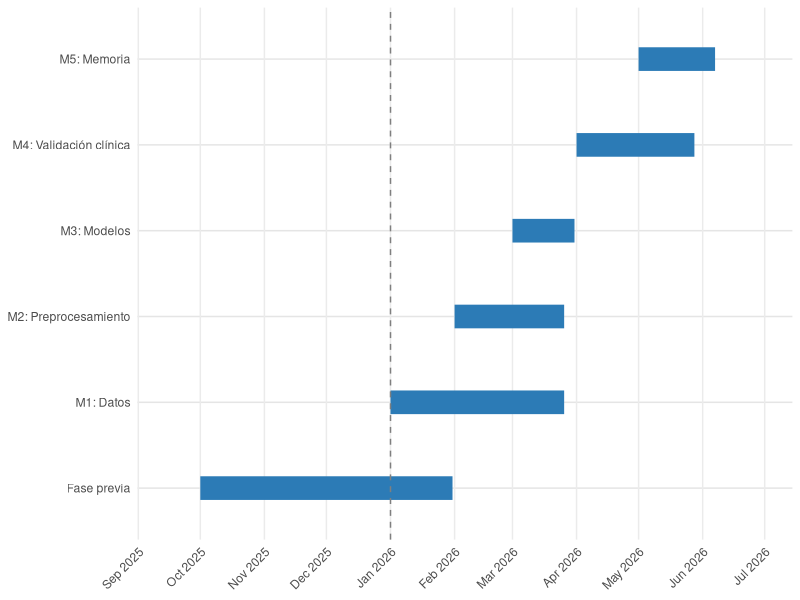

Write R code to recreate this figure.
## ---- chunk 1
#| label: tbl-milestones
#| echo: false
#| tbl-cap: "Milestones del proyecto y fechas de entrega."

milestones <- data.frame(
  Milestone = c(
    "Fase previa",
    "M1: Obtención y validación de datos",
    "M2: Preprocesamiento de datos",
    "M3: Desarrollo y entrenamiento de modelos",
    "M4: Validación clínica y métricas de error",
    "M5: Escritura de memoria y entrega final"
  ),
  Inicio = c(
    "Oct 2025", "Ene 2026", "Feb 2026",
    "Mar 2026", "Abr 2026", "May 2026"
  ),
  Fin = c(
    "Ene 2026", "Mar 2026", "Mar 2026",
    "Abr 2026", "May 2026", "Jun 2026"
  )
)

knitr::kable(
  milestones,
  col.names = c("Hito", "Inicio", "Fin previsto"),
  align = c("l", "c", "c"),
  booktabs = TRUE
)
## ---- chunk 2
#| label: fig-gantt
#| echo: false
#| fig-cap: "Diagrama de Gantt del proyecto."
#| fig-width: 10
#| fig-height: 5

library(ggplot2)

tareas <- data.frame(
  tarea = factor(c(
    "M5: Memoria",
    "M4: Validación clínica",
    "M3: Modelos",
    "M2: Preprocesamiento",
    "M1: Datos",
    "Fase previa"
  ), levels = c(
    "Fase previa",
    "M1: Datos",
    "M2: Preprocesamiento",
    "M3: Modelos",
    "M4: Validación clínica",
    "M5: Memoria"
  )),
  inicio = as.Date(c(
    "2026-05-01", "2026-04-01", "2026-03-01",
    "2026-02-01", "2026-01-01", "2025-10-01"
  )),
  fin = as.Date(c(
    "2026-06-07", "2026-05-28", "2026-03-31",
    "2026-03-26", "2026-03-26", "2026-01-31"
  ))
)

ggplot(tareas, aes(x = inicio, xend = fin,
                   y = tarea, yend = tarea)) +
  geom_segment(linewidth = 8, color = "#2c7bb6") +
  geom_vline(xintercept = as.numeric(as.Date("2026-01-01")),
             linetype = "dashed", color = "gray50",
             linewidth = 0.5) +
  scale_x_date(date_breaks = "1 month",
               date_labels = "%b %Y",
               limits = c(as.Date("2025-09-15"),
                          as.Date("2026-06-30"))) +
  labs(x = NULL, y = NULL) +
  theme_minimal(base_size = 11) +
  theme(
    axis.text.x = element_text(angle = 45, hjust = 1),
    panel.grid.major.y = element_line(color = "gray90"),
    panel.grid.minor = element_blank()
  )
